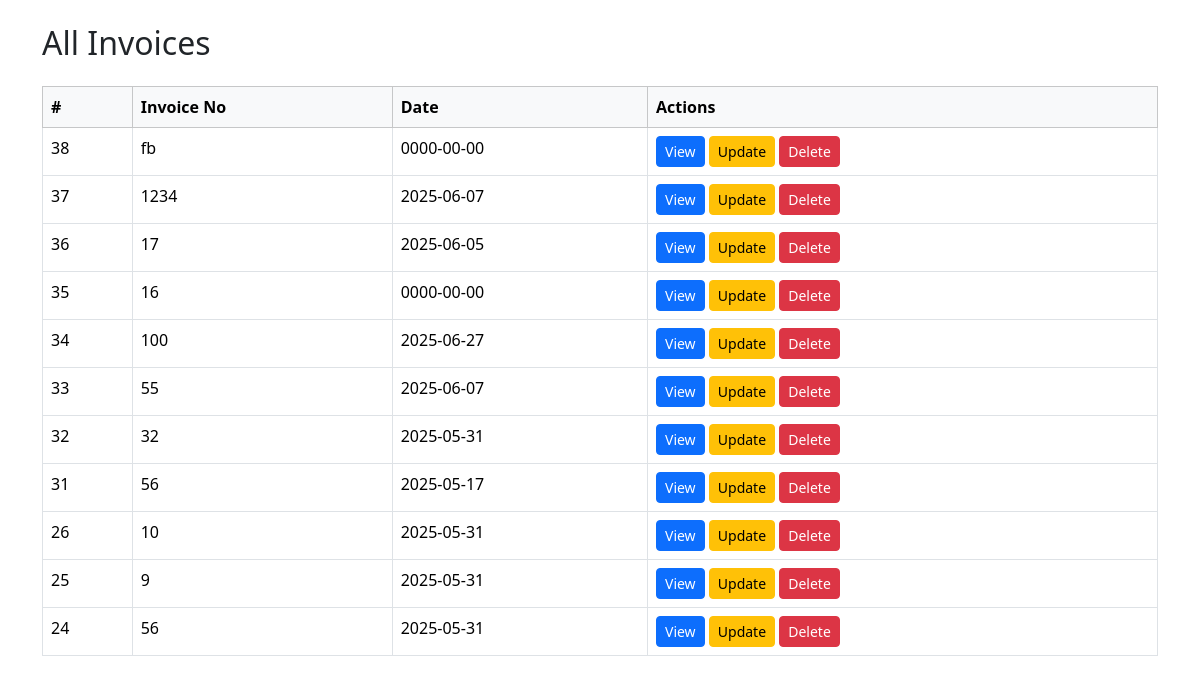
The page /view_invoice.php on the database its author committed.
### tables this page shows
CREATE TABLE `invoice` (
  `invoice_id` int(11) NOT NULL,
  `invoice_no` varchar(50) NOT NULL,
  `invoice_date` date DEFAULT NULL,
  `customer_id` int(11) DEFAULT NULL,
  `sale_type` enum('State','Interstate') DEFAULT NULL,
  `hsn_code` varchar(20) DEFAULT NULL,
  `cgst` decimal(10,2) DEFAULT NULL,
  `sgst` decimal(10,2) DEFAULT NULL,
  `igst` decimal(10,2) DEFAULT NULL,
  `total_amount` decimal(10,2) DEFAULT NULL,
  `round_off` decimal(10,2) DEFAULT NULL,
  `final_amount` decimal(10,2) DEFAULT NULL,
  `amount_in_words` text DEFAULT NULL,
  `cgst_rate` decimal(5,2) DEFAULT 0.00,
  `sgst_rate` decimal(5,2) DEFAULT 0.00,
  `igst_rate` decimal(5,2) DEFAULT 0.00
);

### view_invoice.php (the view, shortened to what this page needs)
<?php
$conn = new mysqli("localhost", "root", "", "rameshwar");
$sql = "SELECT invoice_id, invoice_no, invoice_date FROM invoice ORDER BY invoice_id DESC";
$result = $conn->query($sql);
?>
<!DOCTYPE html>
<html>
<head>
  <link href="https://cdn.jsdelivr.net/npm/bootstrap@5.3.2/dist/css/bootstrap.min.css" rel="stylesheet">
</head>
<body class="container py-4">
  <h2 class="mb-4">All Invoices</h2>
  <table class="table table-bordered table-hover">
    <thead class="table-light">
      <tr>
        <th>#</th>
        <th>Invoice No</th>
        <th>Date</th>
        <th>Actions</th>
      </tr>
    </thead>
    <tbody>
      <?php if ($result->num_rows > 0): ?>
        <?php while ($row = $result->fetch_assoc()): ?>
          <tr>
            <td><?= $row['invoice_id'] ?></td>
            <td><?= htmlspecialchars($row['invoice_no']) ?></td>
            <td><?= htmlspecialchars($row['invoice_date']) ?></td>
            <td>
              <a href="invoice_print.php?invoice_id=<?= $row['invoice_id'] ?>" class="btn btn-sm btn-primary">View</a>
              <a href="update_invoice.php?invoice_id=<?= $row['invoice_id'] ?>" class="btn btn-sm btn-warning">Update</a>
              <a href="delete_invoice.php?invoice_id=<?= $row['invoice_id'] ?>" class="btn btn-sm btn-danger" onclick="return confirm('Are you sure you want to delete this invoice?')">Delete</a>
            </td>
          </tr>
        <?php endwhile; ?>
      <?php else: ?>
        <tr><td colspan="4">No invoices found.</td></tr>
      <?php endif; ?>
    </tbody>
  </table>
</body>
</html>

### rows shown on the page
invoice: invoice_id "38", invoice_no "fb", invoice_date "0000-00-00"
invoice: invoice_id "37", invoice_no "1234", invoice_date "2025-06-07"
invoice: invoice_id "36", invoice_no "17", invoice_date "2025-06-05"
invoice: invoice_id "35", invoice_no "16", invoice_date "0000-00-00"
invoice: invoice_id "34", invoice_no "100", invoice_date "2025-06-27"
invoice: invoice_id "33", invoice_no "55", invoice_date "2025-06-07"
invoice: invoice_id "32", invoice_no "32", invoice_date "2025-05-31"
invoice: invoice_id "31", invoice_no "56", invoice_date "2025-05-17"
invoice: invoice_id "26", invoice_no "10", invoice_date "2025-05-31"
invoice: invoice_id "25", invoice_no "9", invoice_date "2025-05-31"
invoice: invoice_id "24", invoice_no "56", invoice_date "2025-05-31"
